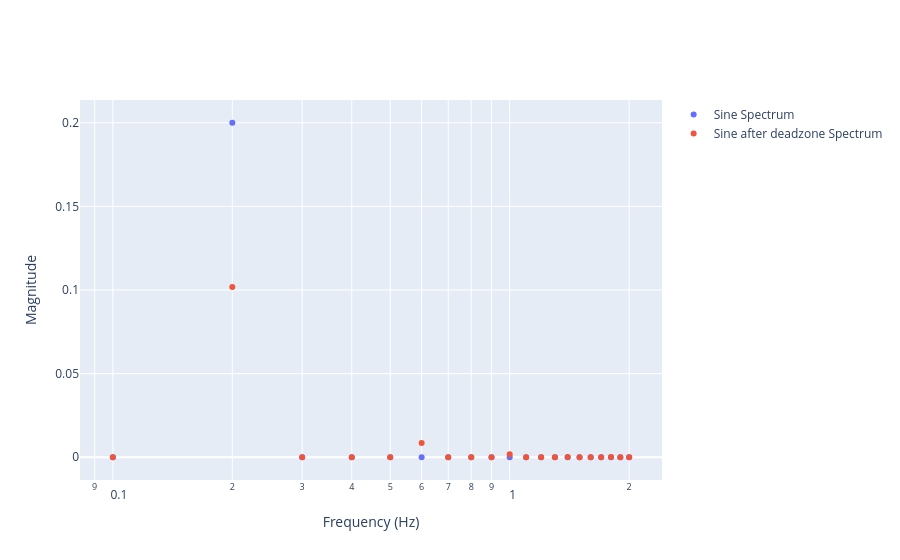

The code cell stored with this chart in its notebook:
### Code cell
yi, yii, f = bp.spectrum(sine_wave, samplingrate_Hz)
yo, yoo, f = bp.spectrum(out, samplingrate_Hz)

fig = go.Figure()
fig.add_trace(go.Scatter(
    x=f[:20], y=np.abs(yi[:20]),
    mode='markers',
    marker=dict(symbol='circle', size=6),
    name='Sine Spectrum'
))
fig.add_trace(go.Scatter(
    x=f[:20], y=np.abs(yo[:20]),
    mode='markers',
    marker=dict(symbol='circle', size=6),
    name='Sine after deadzone Spectrum'
))
fig.update_layout(
    xaxis_title='Frequency (Hz)',
    yaxis_title='Magnitude',
    showlegend=True
)
fig.update_xaxes(type='log')
fig.show()

### Figure 1 — Plotly figure (JSON) as saved in the notebook; plotly's stock layout.template omitted (floating-point values rounded to 4 significant figures)
{"data": [{"marker": {"size": 6, "symbol": "circle"}, "mode": "markers", "name": "Sine Spectrum", "type": "scatter", "x": [0.1, 0.2, 0.3, 0.4, 0.5, 0.6, 0.7, 0.8, 0.9, 1, 1.1, 1.2, 1.3, 1.4, 1.5, 1.6, 1.7, 1.8, 1.9, 2], "y": [5.55e-18, 0.2, 7.183e-18, 4.531e-18, 4.694e-18, 1.57e-18, 1.805e-18, 8.949e-19, 1.38e-18, 4.075e-18, 2.489e-18, 6.727e-19, 3.594e-19, 5.624e-18, 9.604e-19, 1.4e-18, 1.206e-18, 4.109e-18, 9.605e-19, 2.353e-18]}, {"marker": {"size": 6, "symbol": "circle"}, "mode": "markers", "name": "Sine after deadzone Spectrum", "type": "scatter", "x": [0.1, 0.2, 0.3, 0.4, 0.5, 0.6, 0.7, 0.8, 0.9, 1, 1.1, 1.2, 1.3, 1.4, 1.5, 1.6, 1.7, 1.8, 1.9, 2], "y": [3.965e-10, 0.1018, 3.965e-10, 3.965e-10, 3.965e-10, 0.00851, 3.965e-10, 3.965e-10, 3.965e-10, 0.001725, 3.965e-10, 3.965e-10, 3.965e-10, 0.0002167, 3.965e-10, 3.965e-10, 3.965e-10, 0.0001334, 3.965e-10, 3.965e-10]}], "layout": {"showlegend": true, "xaxis": {"title": {"text": "Frequency (Hz)"}, "type": "log"}, "yaxis": {"title": {"text": "Magnitude"}}}}
